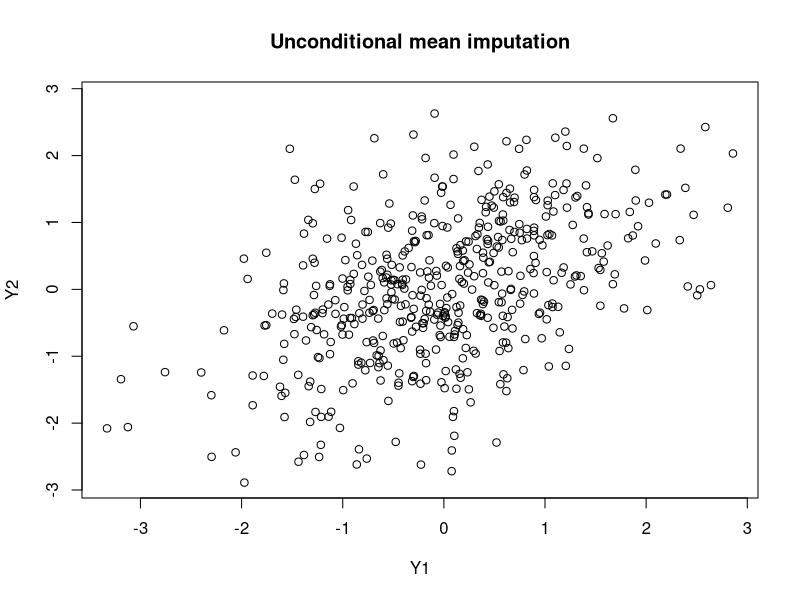

This figure's R source: (Note: this script raises an error after producing the figure.)
library(MASS)

###generate one sample

n<-1000			##sample size
mu<-c(0,0)
Sigma<-matrix(c(1,0.5,0.5,1),byrow=TRUE,ncol=2)
Y<-mvrnorm(n=n,mu=mu,Sigma=Sigma)

set.seed(12345)

###generate missings

##MCAR

M<-0.5
mis.ind<-sample(n,size=M*n,replace=FALSE)
Y.MCAR<-Y
Y.MCAR[mis.ind,1]<-NA

###unconditional mean imputation
Y.imp.uncond.<-mean(Y.MCAR[,1],na.rm=TRUE)
plot(Y.MCAR,main="Unconditional mean imputation",xlab="Y1",ylab="Y2") 
points(cbind(Y.imp.uncond,Y.MCAR[is.na(Y.MCAR[,1]),2]),col=2)

###regression imputation
windows()
reg<-lm(Y.MCAR[,1]~Y.MCAR[,2])
Y.imp.reg<-coef(reg)[1]+coef(reg)[2]*Y.MCAR[is.na(Y.MCAR[,1]),2]
plot(Y.MCAR,main="Regression imputation",xlab="Y1",ylab="Y2") 
points(cbind(Y.imp.reg,Y.MCAR[is.na(Y.MCAR[,1]),2]),col=2)

###stochastic regression imputation
windows()
reg<-lm(Y.MCAR[,1]~Y.MCAR[,2])
mu<-coef(reg)[1]+coef(reg)[2]*Y.MCAR[is.na(Y.MCAR[,1]),2]
resid<-summary(reg)$sigma
n.imp<-length(mu)
Y.imp.st.reg<-rnorm(n.imp,mean=mu,sd=resid)
plot(Y.MCAR,main="Stochastic Regression imputation",xlab="Y1",ylab="Y2") 
points(cbind(Y.imp.st.reg,Y.MCAR[is.na(Y.MCAR[,1]),2]),col=2)

